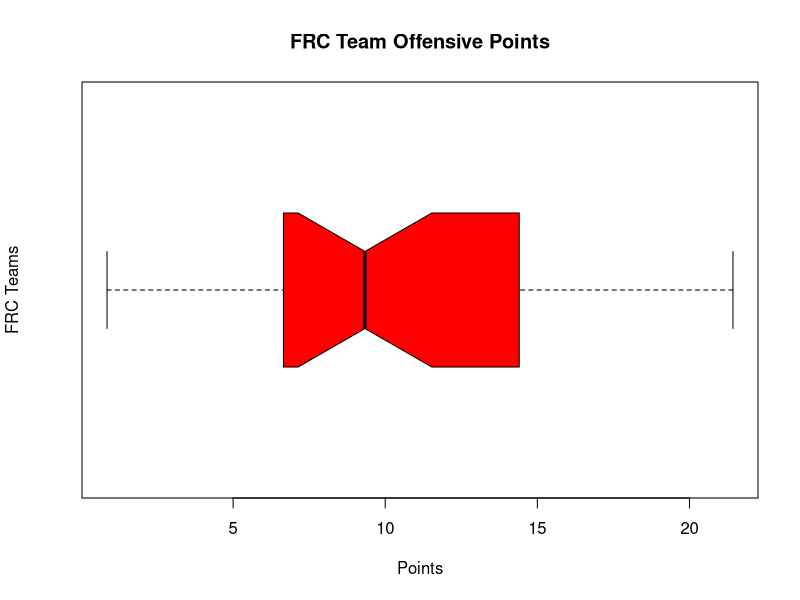
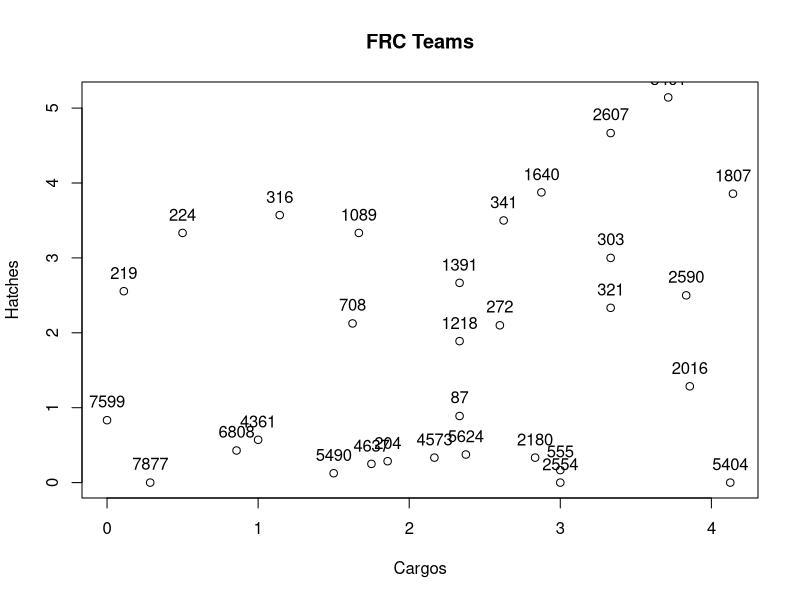

These figures' R source, in order:
"
Build an R script that can do the following:

1) Read values from an Excel file every 30 seconds (i.e. Conversion from .txt to Data Frame).

2) Separate into Teams for Mean and Standard Deviation.

3) Interpret these values as Graphs for each team.

4) If possible, integrate the script with Tableau (Not possible due to the illegality
of connections in the FRC events).

Note: R1, R2, R3 mean the respective levels of the rocket ship, and CS means cargo ship.
S means Sandstorm and T means Teleop.

SP means Station Pickup and GP means Ground Pickup


"


df <- read.csv("Bensalem Event 2019 Scouting.txt", header = FALSE) #The path is necessary for the R script to read the file.

df[df == "null"] = NA

colnames(df) <- c("Name", "Team", "Position", "Match", "Is_Start_Level_2",
                  "S_Hatch_CS", "S_Hatch_R1", "S_Hatch_R2", "S_Hatch_R3",
                  "S_Cargo_CS", "S_Cargo_R1", "S_Cargo_R2", "S_Cargo_R3",
                  "T_Hatch_CS", "T_Hatch_R1", "T_Hatch_R2", "T_Hatch_R3",
                  "Hatch_GP", "Hatch_SP",
                  "T_Cargo_CS", "T_Cargo_R1", "T_Cargo_R2", "T_Cargo_R3",
                  "Is_Defensive", "Habitat_Level", "Time_For_Climb", "Notes")

print(typeof(df))
#Get unique team
uniqueTeams <- unique(df$Team)
print(uniqueTeams)

c1 <- c()
c2 <- c()
c3 <- c()
c4 <- c()
c5 <- c()
c6 <- c()
c7 <- c()
c8 <- c()
c9 <- c()
c10 <- c()
c11 <- c()
c12 <- c()
c13 <- c()
c14 <- c()
c15 <- c()
c16 <- c()
c17 <- c()
c18 <- c()
c19 <- c()
c20 <- c()
c21 <- c()
c22 <- c()
c23 <- c()
c24 <- c()
c25 <- c()
c26 <- c()
c27 <- c()
c28 <- c()
c29 <- c()
c30 <- c()
c31 <- c()
c32 <- c()
c33 <- c()
c34 <- c()
c35 <- c()
c36 <- c()
c37 <- c()
c38 <- c()
c39 <- c()
c40 <- c()
c41 <- c()
c42 <- c()
c43 <- c()
c44 <- c()
c45 <- c()

pointfunction <- function (v) {
  c <- ifelse(v < 3, 3 * v, 12)
}
for (team in uniqueTeams) {
  a <- which(df$Team == team)
  
  #Sandstorm Vars
  
  #Start level is not really going to matter much for data collection only because
  #sandstorm points are only granted when a robot crosses the line.
  
  #b <- df$Is_Start_Level_2
  c <- df$S_Hatch_CS
  d <- df$S_Hatch_R1
  e <- df$S_Hatch_R2
  f <- df$S_Hatch_R3
  
  g <- df$S_Cargo_CS
  h <- df$S_Cargo_R1
  i <- df$S_Hatch_R2
  j <- df$S_Hatch_R3
  
  #Teleop Vars
  k <- df$T_Hatch_CS
  l <- df$T_Hatch_R1
  m <- df$T_Hatch_R2
  n <- df$T_Hatch_R3
  
  o <- df$T_Cargo_CS
  p <- df$T_Cargo_R1
  q <- df$T_Cargo_R2
  r <- df$T_Cargo_R3
  
  s <- df$Habitat_Level
  t <- df$Hatch_GP
  u <- df$Hatch_SP
  
  v <- df$Is_Defensive
  
  #Generally says seconds but can say something else in extreme cases. So that
  #should also be out of the question.
  
  #w <- df$Time_For_Climb
  
  #Means
  c1 <- c(c1, mean(c[a], na.rm = TRUE)) #S Hatch CS
  c2 <- c(c2, mean(d[a], na.rm = TRUE)) #S Hatch R1
  c3 <- c(c3, mean(e[a], na.rm = TRUE)) #S Hatch R2
  c4 <- c(c4, mean(f[a], na.rm = TRUE)) #S Hatch R3
  c5 <- c(c5, mean(g[a], na.rm = TRUE)) #S Cargo CS
  c6 <- c(c6, mean(h[a], na.rm = TRUE)) #S Cargo R1
  c7 <- c(c7, mean(i[a], na.rm = TRUE)) #S Cargo R2
  c8 <- c(c8, mean(j[a], na.rm = TRUE)) #S Cargo R3
  c9 <- c(c9, mean(k[a], na.rm = TRUE)) #T Hatch CS
  c10 <- c(c10, mean(l[a], na.rm = TRUE)) #T Hatch R1
  c11 <- c(c11, mean(m[a], na.rm = TRUE)) #T Hatch R2
  c12 <- c(c12, mean(n[a], na.rm = TRUE)) #T Hatch R3
  c13 <- c(c13, mean(o[a], na.rm = TRUE)) #T Cargo CS
  c14 <- c(c14, mean(p[a], na.rm = TRUE)) #T Cargo R1
  c15 <- c(c15, mean(q[a], na.rm = TRUE)) #T Cargo R2
  c16 <- c(c16, mean(r[a], na.rm = TRUE)) #T Cargo R3
  c17 <- c(c17, mean(s[a], na.rm = TRUE)) #Hab Level
  c18 <- c(c18, mean(pointfunction(s[a]), na.rm = TRUE)) #Mean Hab Level Points
  c19 <- c(c19, mean(c[a] + d[a] + e[a] + f[a] + k[a] + l[a] + m[a] + n[a], na.rm = TRUE)) #Total Hatches
  c20 <- c(c20, mean(g[a] + h[a] + i[a] + j[a] + o[a] + p[a] + q[a] + r[a], na.rm = TRUE)) #Total Cargo
  c21 <- c(c21, mean(t[a], na.rm = TRUE)) #Hatch GP
  c22 <- c(c22, mean(u[a], na.rm = TRUE)) #Hatch SP
  
  #Standard Deviations
  c23 <- c(c23, sd(c[a], na.rm = TRUE))
  c24 <- c(c24, sd(d[a], na.rm = TRUE))
  c25 <- c(c25, sd(e[a], na.rm = TRUE))
  c26 <- c(c26, sd(f[a], na.rm = TRUE))
  c27 <- c(c27, sd(g[a], na.rm = TRUE))
  c28 <- c(c28, sd(h[a], na.rm = TRUE))
  c29 <- c(c29, sd(i[a], na.rm = TRUE))
  c30 <- c(c30, sd(j[a], na.rm = TRUE))
  c31 <- c(c31, sd(k[a], na.rm = TRUE))
  c32 <- c(c32, sd(l[a], na.rm = TRUE))
  c33 <- c(c33, sd(m[a], na.rm = TRUE))
  c34 <- c(c34, sd(n[a], na.rm = TRUE))
  c35 <- c(c35, sd(o[a], na.rm = TRUE))
  c36 <- c(c36, sd(p[a], na.rm = TRUE))
  c37 <- c(c37, sd(q[a], na.rm = TRUE))
  c38 <- c(c38, sd(r[a], na.rm = TRUE))
  c39 <- c(c39, sd(s[a], na.rm = TRUE))
  c40 <- c(c40, sd(pointfunction(s[a]), na.rm = TRUE))
  c41 <- c(c41, sd(c[a] + d[a] + e[a] + f[a] + k[a] + l[a] + m[a] + n[a], na.rm = TRUE))
  c42 <- c(c42, sd(g[a] + h[a] + i[a] + j[a] + o[a] + p[a] + q[a] + r[a], na.rm = TRUE))
  c43 <- c(c43, sd(t[a], na.rm = TRUE))
  c44 <- c(c44, sd(u[a], na.rm = TRUE))
  #Booleans
  c45 <- c(c45, mean(v[a], na.rm = TRUE)) #Is Defensive (Aka "Defensive Rating")
}

df2 <- data.frame(Teams = uniqueTeams, #Identifier
                  
                  #Means
                  S_Hatch_CS_Mean = c1, S_Hatch_R1_Mean = c2, S_Hatch_R2_Mean = c3, S_Hatch_R3_Mean = c4,
                  S_Cargo_CS_Mean = c5, S_Cargo_R1_Mean = c6, S_Cargo_R2_Mean = c7, S_Cargo_R3_Mean = c8,
                  T_Hatch_CS_Mean = c9, T_Hatch_R1_Mean = c10, T_Hatch_R2_Mean = c11, T_Hatch_R3_Mean = c12,
                  T_Cargo_CS_Mean = c13, T_Cargo_R1_Mean = c14, T_Cargo_R2_Mean = c15, T_Cargo_R3_Mean = c16,
                  Habitat_Level_Mean = c17, Habitat_Points_Mean = c18, Hatch_Total_Mean = c19,
                  Cargo_Total_Mean = c20, Hatch_GP = c21, Hatch_SP = c22,
                  
                  #Standard Deviations
                  S_Hatch_CS_SD = c23, S_Hatch_R1_SD = c24, S_Hatch_R2_SD = c25, S_Hatch_R3_SD = c26,
                  S_Cargo_CS_SD = c27, S_Cargo_R1_SD = c28, S_Cargo_R2_SD = c29, S_Cargo_R3_SD = c30,
                  T_Hatch_CS_SD = c31, T_Hatch_R1_SD = c32, T_Hatch_R2_SD = c33, T_Hatch_R3_SD = c34,
                  T_Cargo_CS_SD = c35, T_Cargo_R1_SD = c36, T_Cargo_R2_SD = c37, T_Cargo_R3_SD = c38,
                  Habitat_Level_SD = c39, Habitat_Points_SD = c40, Hatch_Total_SD = c41, Cargo_Total_SD = c42,
                  Hatch_GP_SD = c43, Hatch_SP_SD = c44,
                  
                  #Boolean Means
                  Is_Defensive = c45)

#Order by Defensiveness, descending.
df2 <- df2[with(df2, order(-Is_Defensive)), ]
print(df2)

#Order by Hatch Panels, descending.
df2 <- df2[with(df2, order(-Hatch_Total_Mean)), ]
print(df2)

#Order by Cargo, descending.
df2 <- df2[with(df2, order(-Cargo_Total_Mean)), ]
print(df2)

#Order by Hab Level, descending.
df2 <- df2[with(df2, order(-Habitat_Level_Mean)), ]
print(df2)

#Order by Hab Points, descending.
df2 <- df2[with(df2, order(-Habitat_Points_Mean)), ]
print(df2)

df3 <- data.frame(Cargos = df2$Cargo_Total_Mean, Hatches = df2$Hatch_Total_Mean)
boxplot(3 * df2$Cargo_Total_Mean + 2 * df2$Hatch_Total_Mean, main = "FRC Team Offensive Points", xlab = "Points", ylab = "FRC Teams", col = "red", horizontal = TRUE, notch = TRUE)

#Yes, this plot can get pretty cramped especially at the bottom,
#but this is one of the only plots I can do at present.

plot(df3, main="FRC Teams")
text(df3$Cargos, df3$Hatches + 0.25, labels = df2$Teams)